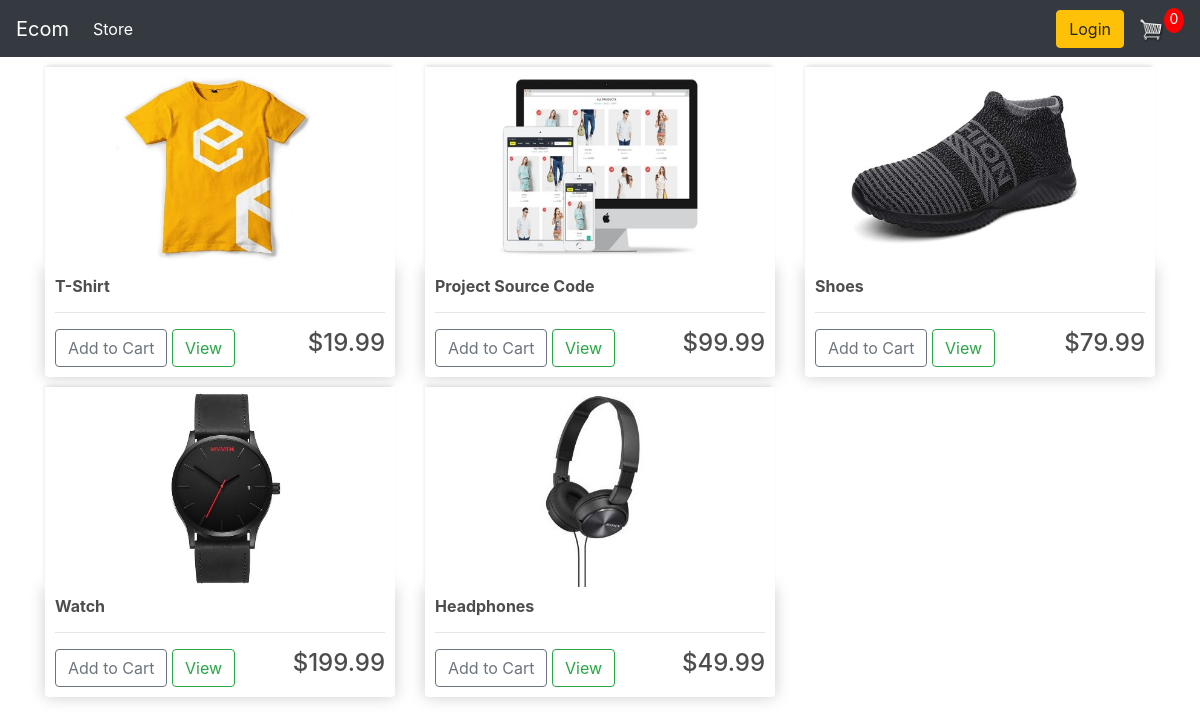
The page / on the database its author committed.
### store/models.py (models this page shows, shortened)
class Product(models.Model):
    name = models.CharField(max_length=200, null=True)
    price = models.DecimalField(max_digits=8, decimal_places=2)
    digital = models.BooleanField(default=False, null=True, blank=False)
    image = models.ImageField(null=True, blank=True)
    @property
    def imageURL(self):
        try:
            url = self.image.url
        except:
            url = ''
        return url

### store/views.py (the view)
# urls.py: path('', include('store.urls')),
def store(request):
    data = cartData(request)
    cartItems = data['cartItems']
    products = Product.objects.all()
    context = {'products': products, 'cartItems': cartItems}
    return render(request, 'store/store.html', context)

### store/utils.py (called while the page is built, shortened)
def cookieCart(request):
    try:
        cart = json.loads(request.COOKIES['cart'])
    except:
        cart = {}
    items = []
    order = {'get_cart_total': 0, 'get_cart_items': 0, 'shipping': False}
    cartItems = order['get_cart_items']
    return {'cartItems': cartItems, 'order': order, 'items': items}

def cartData(request):
    if request.user.is_authenticated:
        customer = request.user.customer
        order, created = Order.objects.get_or_create(customer=customer, complete=False)
        items = order.orderitem_set.all()
        cartItems = order.get_cart_items
    else:
        cookieData = cookieCart(request)
        cartItems = cookieData['cartItems']
        order = cookieData['order']
        items = cookieData['items']
    return {'cartItems': cartItems, 'order': order, 'items': items}

### store/Templates/store/store.html
{% extends 'store/main.html' %}
{% load static %}
{% block content %}
    <div class="row">
    {% for product in products %}
        <div class="col-lg-4">
            <img class="thumbnail" src="{{ product.imageURL }}">
            <div class="box-element product">
                <h6><strong>{{ product.name }}</strong></h6>
                <hr>
                <button data-product={{ product.id }} data-action='add' class="btn btn-outline-secondary add-btn update-cart">Add to Cart</button>
                <a class="btn btn-outline-success" href="#">View</a>
                <h4 style="display: inline-block;float: right">${{ product.price|floatformat:2 }}</h4>
            </div>
        </div>
    {% endfor %}
    </div>
{% endblock %}

### store/Templates/store/main.html (shortened to what this page needs)
<!DOCTYPE html>
{% load static %}
<html>
    <head>
        <link rel="stylesheet" type="text/css" href=" {% static 'css/main.css' %}">
        <link rel="stylesheet" href="https://stackpath.bootstrapcdn.com/bootstrap/4.4.1/css/bootstrap.min.css">
    </head>
    <body>
<nav class="navbar navbar-expand-lg navbar-dark bg-dark">
  <a class="navbar-brand" href="{% url 'store' %}">Ecom</a>
  <div class="collapse navbar-collapse" id="navbarSupportedContent">
    <ul class="navbar-nav mr-auto">
      <li class="nav-item active">
        <a class="nav-link" href="{% url 'store' %}">Store <span class="sr-only">(current)</span></a>
      </li>
    </ul>
       <div class="form-inline my-2 my-lg-0">
	     	<a href="#"class="btn btn-warning">Login</a>
	     	<a href="{% url 'cart' %}">
	    		<img  id="cart-icon" src="{% static 'images/cart.png' %}">
	    	</a>
	    	<p id="cart-total">{{ cartItems }}</p>
	    </div>
  </div>
</nav>
        <div class="container">
            {% block content %}
            {% endblock %}
        </div>
    </body>
</html>
    </body>
</html>

### static/css/main.css (style rules this page uses)
body { background-color: hsl(0, 0%, 98%); }
h1,h2,h3,h4,h5,h6 { color:hsl(0, 0%, 30%); }
.box-element { box-shadow:hsl(0, 0%, 80%) 0 0 16px; background-color: #fff; border-radius: 4px; padding: 10px; }
.thumbnail { width: 100%; height: 200px; -webkit-box-shadow: -1px -3px 5px -2px rgba(214,214,214,1); -moz-box-shadow: -1px -3px 5px -2px rgba(214,214,214,1); box-shadow: -1px -3px 5px -2px rgba(214,214,214,1); }
.product { border-radius: 0 0 4px 4px; }
.bg-dark { background-color: #4f868c!important; }
#cart-icon { width:25px; display: inline-block; margin-left: 15px; }
#cart-total { display: block; text-align: center; color:#fff; background-color: red; width: 20px; height: 25px; border-radius: 50%; font-size: 14px; }
.col-lg-4, .col-lg-6, .col-lg-8, .col-lg-12 { margin-top: 10px; }
.btn { border-radius: 0; }

### rows shown on the page
Product: imageURL (picture), name "T-Shirt", price "19.99"
Product: imageURL (picture), name "Project Source Code", price "99.99"
Product: imageURL (picture), name "Shoes", price "79.99"
Product: imageURL (picture), name "Watch", price "199.99"
Product: imageURL (picture), name "Headphones", price "49.99"

### other values the page prints
{{ cartItems }} "0"
